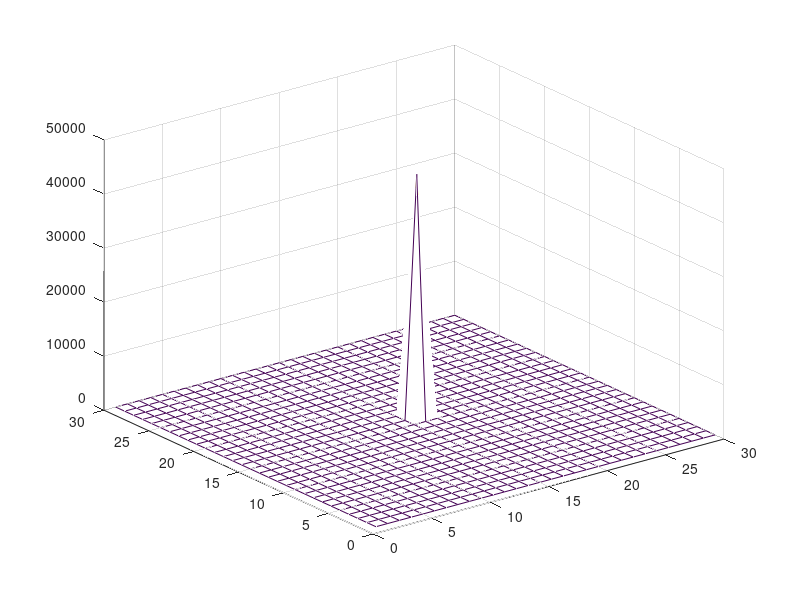

Recreate this plot in MATLAB.
clear; clc;
%1 30x30 constant image
I_3030 = zeros(30,30);
I_3030 = I_3030+50;


hello1 = abs(fftshift(fft2(I_3030)));
mesh(hello1)

%2 5-24 * 13-19

I_box = ones(30,30);
for i = 4:23
    for j = 12:16
        I_box(i,j)=0;
    end
end


% hello2 = abs(fftshift(fft2(I_box)));
% mesh(hello2)
%3 cosine image: u=10, v=7, amplitud=5

N = 30;
I = zeros(N,N);
u = 10;
v = 7;

for i = 1:N
    for j = 1:N
    I(i,j) = 5*cos(2*pi/30*(u*i+v*j));
    
    end
end
% subplot(3,3,3);
% hello3 = abs(fftshift(fft2(I)));
% mesh(hello3)

% colormap(gray);
% imagesc(I);
